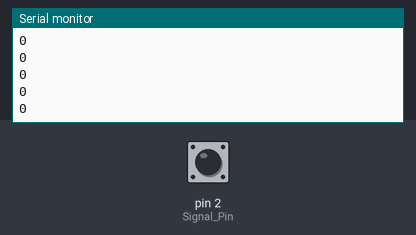
A sketch run on a simulated Arduino Uno, built with avr-gcc and run on an emulated ATmega328P. Parts: the last lines printed to the serial monitor. Inputs (shaded band) come from the test bench; at power-on: pin 2 (Signal_Pin) HIGH.

Above: at 1.2 s.
1.3 s: pin 2 (Signal_Pin) pulled LOW for 0.15 s
At 2.4 s:
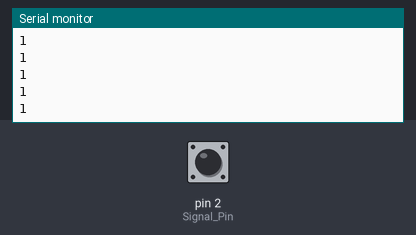
2.9 s: pin 2 (Signal_Pin) pulled LOW for 1 s
5.4 s: pin 2 (Signal_Pin) pulled LOW for 0.15 s
At 6.4 s:
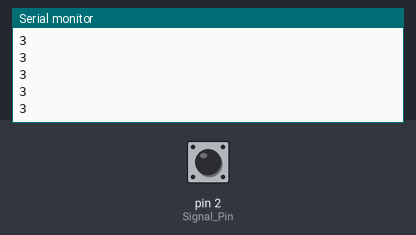
Timing chart, 0 to 7.8 s (numbered marks = the images above; inputs shaded):
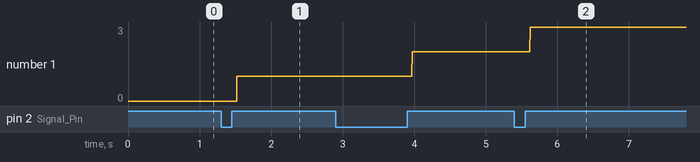

The sketch:

zero-crossing.ino
```cpp
#define Signal_Pin 2 //Use Arduino Pin 2 or pin 3, both supports hardware interrupt
int counter = 0;


void setup()
{
  pinMode(Signal_Pin , INPUT_PULLUP);
  Serial.begin(9600);
  // 0 for D2, 1 for D3
  attachInterrupt(0, zero_crosss_int, RISING);  // Choose the zero cross interrupt # from the table above
}

void zero_crosss_int()  // function to be fired at the zero crossing to dim the light
{
  counter++;
}

void loop()
{
  Serial.println(counter);
}
```

Measured:
- after the input at 1.3 s, the serial monitor: prints a new line after 0.22 s (image 1)
- after the input at 5.4 s, the serial monitor: prints a new line after 0.22 s (image 2)
- plotted number 1: 0 → 1 after the input at 1.3 s, 1 → 2 after the input at 2.9 s, 2 → 3 after the input at 5.4 s
